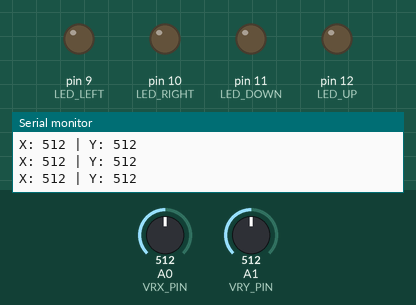
The sketch below on a simulated Arduino Mega 2560, built with avr-gcc and run on an emulated ATmega2560. Parts: output pins drawn as LEDs (lit = HIGH), the last lines printed to the serial monitor. The inputs (shaded band) are chosen by the test bench; at power-on: A0 (VRX_PIN) = 512, A1 (VRY_PIN) = 512.

Above: at 1.2 s.
1.3 s: A0 (VRX_PIN) set to 689
2.8 s: A0 (VRX_PIN) set to 717
At 4.0 s:
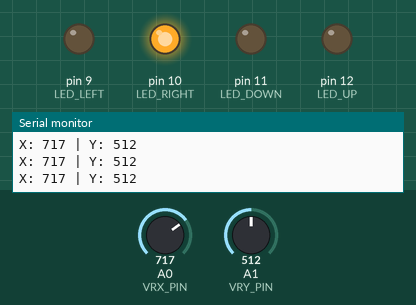
4.3 s: A1 (VRY_PIN) set to 315
7.3 s: A1 (VRY_PIN) set to 298
At 7.8 s:
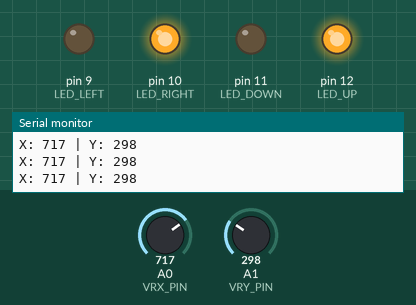
8.8 s: A0 (VRX_PIN) set to 511
At 10.0 s:
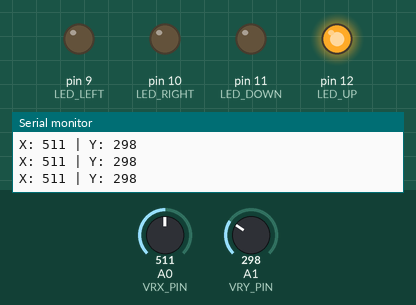
10.3 s: A1 (VRY_PIN) set to 716
At 10.9 s:
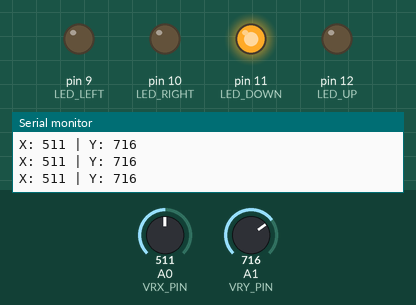
Timing chart, 0 to 12.8 s (numbered marks = the images above; inputs shaded):
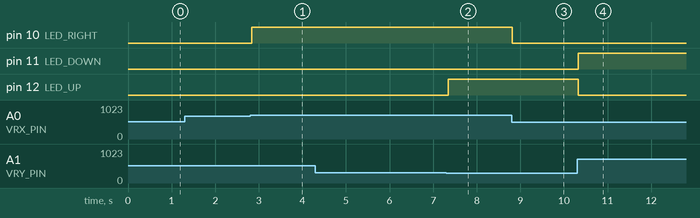

Measured:
- the behaviour switches between 707 and 708 on A0 (VRX_PIN) (found by bisection; images 0 and 1)
- the behaviour switches between 307 and 306 on A1 (VRY_PIN) (found by bisection; images 1 and 2)
- after the input at 2.8 s, pin 10 (LED_RIGHT): LOW → HIGH at once
- after the input at 7.3 s, pin 12 (LED_UP): LOW → HIGH after 0.05 s
- after the input at 8.8 s, pin 10 (LED_RIGHT): HIGH → LOW at once
- after the input at 10.3 s, pin 11 (LED_DOWN): LOW → HIGH at once; pin 12 (LED_UP): HIGH → LOW at once

The sketch:

joystick_direction.ino
```cpp
// (licence header left out)
const int VRX_PIN = A0;
const int VRY_PIN = A1;
const int SW_PIN = 2;

const int LED_UP = 12;
const int LED_RIGHT = 10;
const int LED_DOWN = 11;
const int LED_LEFT = 9;

int xValue;
int yValue;
int centerX = 507;
int threshold = 200;

void setup() {
  pinMode(LED_UP, OUTPUT);
  pinMode(LED_RIGHT, OUTPUT);
  pinMode(LED_DOWN, OUTPUT);
  pinMode(LED_LEFT, OUTPUT);
  pinMode(SW_PIN, INPUT_PULLUP);
  Serial.begin(9600);
}

void loop() {
  xValue = analogRead(VRX_PIN);
  yValue = analogRead(VRY_PIN);

  Serial.print("X: ");
  Serial.print(xValue);
  Serial.print(" | Y: ");
  Serial.println(yValue);

  allLedsOff();

  if (xValue < centerX - threshold) {
    digitalWrite(LED_LEFT, HIGH);
  }
  else if (xValue > centerX + threshold) {
    digitalWrite(LED_RIGHT, HIGH);
  }

  if (yValue < centerX - threshold) {
    digitalWrite(LED_UP, HIGH);
  }
  else if (yValue > centerX + threshold) {
    digitalWrite(LED_DOWN, HIGH);
  }

  delay(50);
}

void allLedsOff() {
  digitalWrite(LED_UP, LOW);
  digitalWrite(LED_RIGHT, LOW);
  digitalWrite(LED_DOWN, LOW);
  digitalWrite(LED_LEFT, LOW);
}
```
